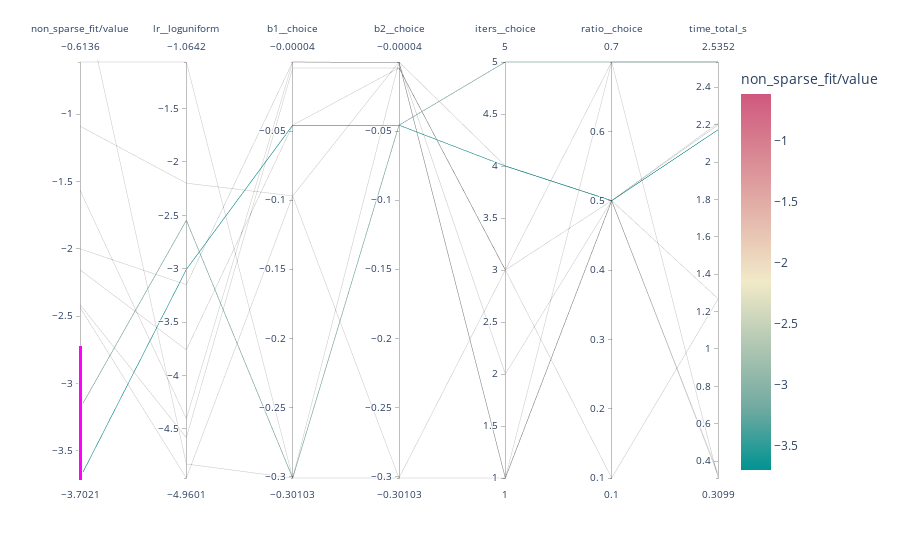

Notebook cell for this chart:
### Code cell
fig = px.parallel_coordinates(df[all_fields], color="losses/opt1/non_sparse_fit/value",
                              labels=labels,
                             color_continuous_scale=px.colors.diverging.Tealrose)
fig.show()

### Figure 1 — Plotly figure (JSON) as saved in the notebook; plotly's stock layout.template omitted (floating-point values rounded to 4 significant figures)
{"data": [{"dimensions": [{"constraintrange": [-4.397, -2.72], "label": "non_sparse_fit/value", "values": [-1.565, -2.436, -0.6136, -3.187, -2.416, -3.702, -2.0, -2.157, -1.09, null]}, {"label": "lr__loguniform", "values": [-4.405, -4.96, -1.064, -2.547, -4.582, -3.007, -3.149, -3.76, -2.199, -4.829]}, {"label": "b1__choice", "values": [-4.343e-05, -0.09691, -0.301, -0.301, -0.004365, -0.04576, -4.343e-05, -0.04576, -0.09691, -0.301]}, {"label": "b2__choice", "values": [-0.0004345, -0.301, -0.301, -0.04576, -0.004365, -0.04576, -0.0004345, -0.004365, -4.343e-05, -4.343e-05]}, {"label": "iters__choice", "values": [2, 3, 1, 5, 3, 4, 1, 3, 4, 1]}, {"label": "ratio__choice", "values": [0.5, 0.7, 0.5, 0.7, 0.1, 0.5, 0.5, 0.5, 0.5, 0.7]}, {"label": "time_total_s", "values": [2.208, 2.535, 2.198, 2.535, 1.267, 2.172, 1.269, 0.3363, 0.3255, 0.3099]}], "domain": {"x": [0, 1], "y": [0, 1]}, "line": {"color": [-1.565, -2.436, -0.6136, -3.187, -2.416, -3.702, -2.0, -2.157, -1.09, null], "coloraxis": "coloraxis"}, "name": "", "type": "parcoords"}], "layout": {"autosize": true, "coloraxis": {"colorbar": {"title": {"text": "non_sparse_fit/value"}}, "colorscale": [[0, "rgb(0, 147, 146)"], [0.1667, "rgb(114, 170, 161)"], [0.3333, "rgb(177, 199, 179)"], [0.5, "rgb(241, 234, 200)"], [0.6667, "rgb(229, 185, 173)"], [0.8333, "rgb(217, 137, 148)"], [1, "rgb(208, 88, 126)"]]}, "legend": {"tracegroupgap": 0}, "margin": {"t": 60}}}
